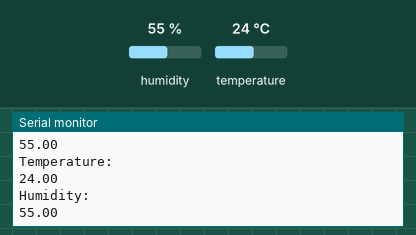
Bench run of a sketch on a simulated Arduino Nano 33 BLE. Parts: the last lines printed to the serial monitor. The inputs (shaded band) are chosen by the test bench; at power-on: humidity 55 %, temperature 24 °C. Nothing arrives over Bluetooth unless stated; a phone connects over Bluetooth LE 3 s after start.

Above: at 4.8 s.
4.9 s: humidity set to 22 %
At 5.8 s:
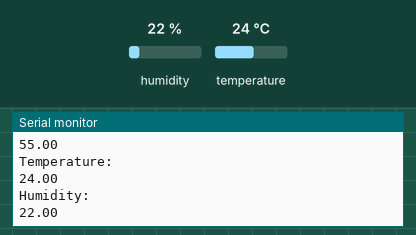
6.5 s: temperature set to 12 °C
At 7.8 s:
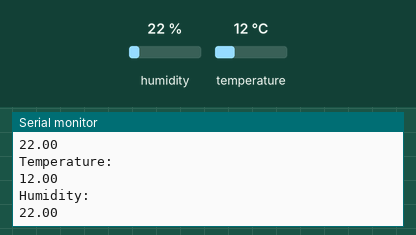
8.1 s: humidity set to 40 %
At 9.9 s:
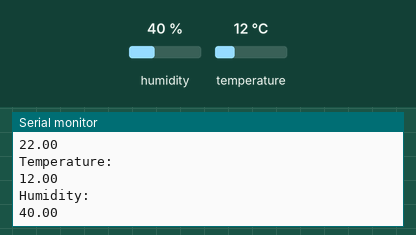
Timing chart, 0 to 11.4 s (numbered marks = the images above; inputs shaded):
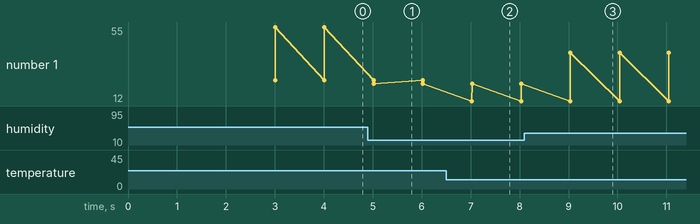

The sketch:

localtempsensor.ino
```cpp
#include <ArduinoBLE.h>
#include <Arduino_HTS221.h>

// BLE battery characteristics
BLEService pollutionService("190f");

//BLE Pollution Characteristics
BLEUnsignedCharCharacteristic temperatureLevelChar("2b19", BLERead | BLENotify);
BLEUnsignedCharCharacteristic humidityLevelChar("2c19", BLERead | BLENotify);// standard 16-bit characteristic UUID
// remote clients will be able to get notifications if this characteristic changes

void setup() {
    Serial.begin(9600);
    while(!Serial);
    if (!BLE.begin()) {
        Serial.println("Staring BLE Failed!");
        while(1);
    }

    if (!HTS.begin()) {
    Serial.println("Failed to initialize humidity temprature sensor!");
    while (1);
    }
    /* Set a local name for the BLE device
     This name will appear in advertising packets
     and can be used by remote devices to identify this BLE device
     The name can be changed but maybe be truncated based on space left in advertisement packet
    */

    BLE.setLocalName("PollutionMonitor");
    BLE.setAdvertisedService(pollutionService);
    pollutionService.addCharacteristic(temperatureLevelChar);
    pollutionService.addCharacteristic(humidityLevelChar);
    BLE.addService(pollutionService);

    /* Start advertising BLE.  It will start continuously transmitting BLE
     advertising packets and will be visible to remote BLE central devices
     until it receives a new connection */

    // start advertising
    BLE.advertise();

    Serial.println("Bluetooth device active, waiting for connections ... ");
}

void loop() {
    // wait for a BLE central
    BLEDevice central = BLE.central();

    if(central) {
        Serial.print("Connected to central: ");
        // print the central's BT address:
        Serial.println(central.address());
        // turn on the LED to indicate the connection
        digitalWrite(LED_BUILTIN, HIGH);
        //while central is connected:
        while (central.connected()) {
                float temperature = HTS.readTemperature();
                float humidity = HTS.readHumidity();

                temperatureLevelChar.writeValue(temperature);
                Serial.println("Temperature:");
                Serial.println(temperature);
                humidityLevelChar.writeValue(humidity);
                Serial.println("Humidity:");
                Serial.println(humidity);
                delay(1000);
        }
        digitalWrite(LED_BUILTIN, LOW);
        Serial.print("Disconnected from central: ");
        Serial.println(central.address());
    }
}
```

Measured:
- after the input at 4.9 s, the serial monitor: prints a new line after 0.12 s (image 1)
- after the input at 6.5 s, the serial monitor: prints a new line after 0.53 s (image 2)
- after the input at 8.1 s, the serial monitor: prints a new line after 0.94 s (image 3)
- plotted number 1: 22 → 40 after the input at 8.1 s
